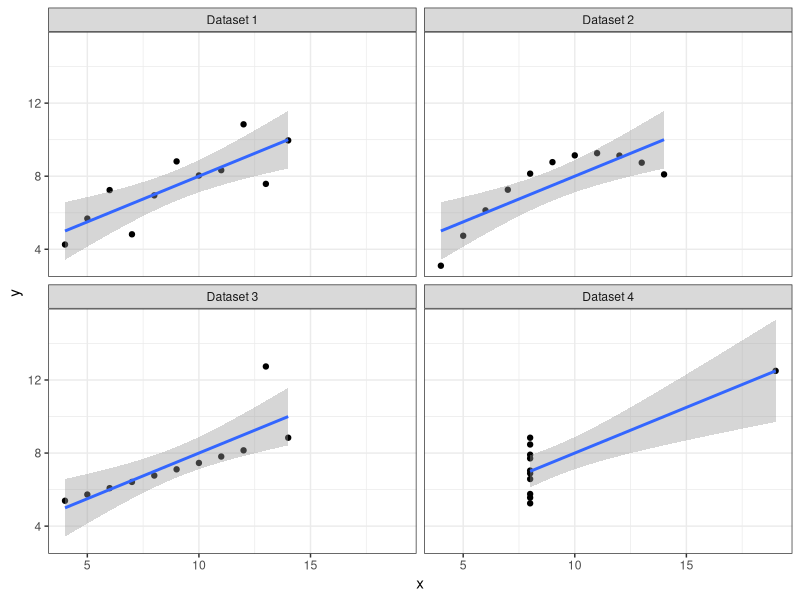
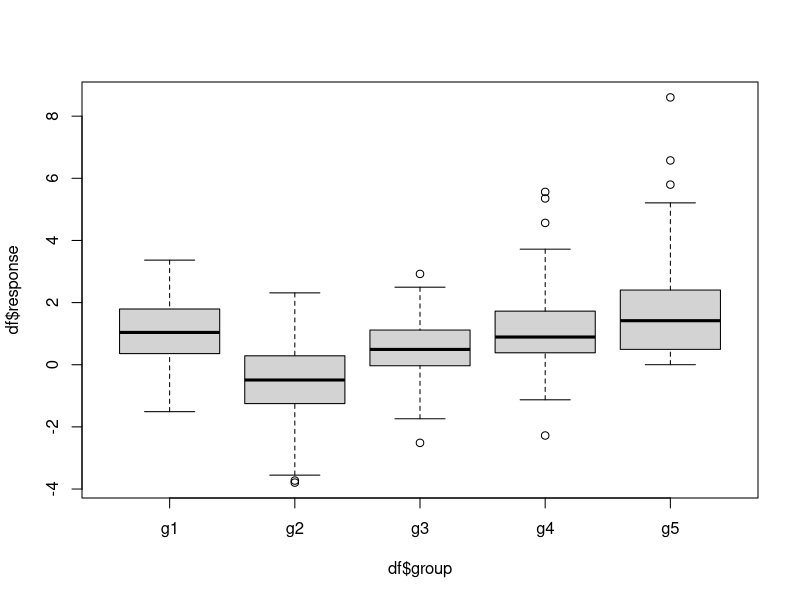
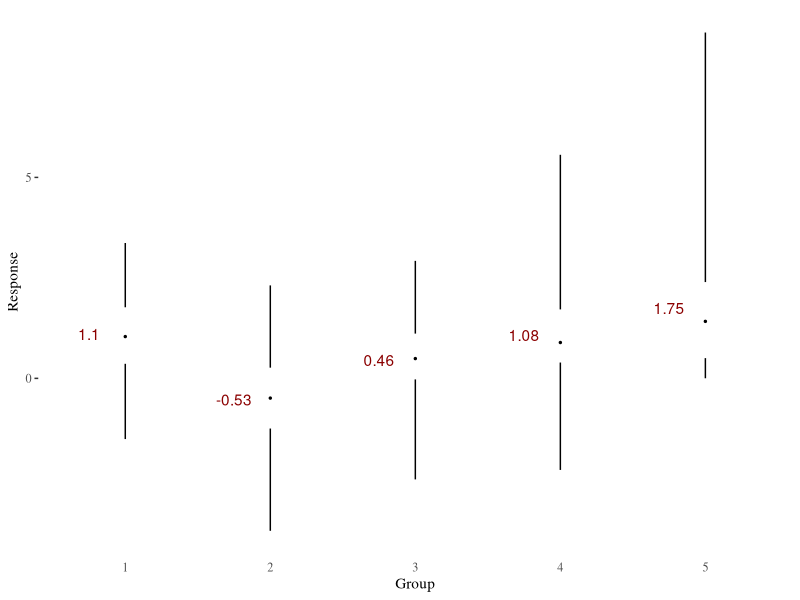

Recreate these plots in R, in order.
## ---- chunk 1
#| class-output: outputcode
#| eval: true
#| include: false
library(tidyverse)
library(ggthemes)
## ---- chunk 2
#| eval: true
#| echo: false
#| warning: false
#| class-output: outputcode
df <- tibble(
    group = factor(rep(1:4, each = 11)),
    x = c(anscombe$x1, anscombe$x2, anscombe$x3, anscombe$x4),
    y = c(anscombe$y1, anscombe$y2, anscombe$y3, anscombe$y4)
)

ggplot(df, aes(x = x, y = y)) +
    geom_point() +
    geom_smooth(method = 'lm') + 
    facet_wrap(vars(group), labeller = labeller(
        group = ~ paste("Dataset", .x)
    )) +
    theme_bw()

## ---- chunk 3
#| eval: true
#| echo: false
#| warning: false
#| class-output: outputcode
A <- list(
    list(
        group = "g1",
        response = rnorm(100, 1.2, 1)
    ),
    list(
        group = "g2",
        response = rnorm(100, -.5, 1.2)
    ),
    list(
        group = "g3",
        response = rnorm(100, 0.5, 1)
    ),
    list(
        group = "g4",
        response = rt(100, 5, 1)
    ),
    list(
        group = "g5",
        response = rexp(100, 0.5)
    )
)

df <- tibble(A) |>
    unnest_wider(col = A) |> 
    unnest(col = response)
df_mean <- df |> 
    group_by(group) |> 
    summarise(mean_ = mean(response)) |> 
    mutate(x_pos = c(0.75, 1.75, 2.75, 3.75, 4.75))
## ---- chunk 4
#| eval: true
#| echo: false
#| warning: false
#| class-output: outputcode
boxplot(df$response ~ df$group)
## ---- chunk 5
#| eval: true
#| echo: false
#| warning: false
#| class-output: outputcode
ggplot(df, aes(x = group, y = response)) + 
    geom_tufteboxplot() +
    geom_text(
        data = df_mean, 
        mapping = aes(x = x_pos, y = mean_, label = round(mean_, 2)),
        color = "darkred", na.rm = TRUE
    ) +
    scale_x_discrete(
        labels=c("g1" = "1", "g2" = "2", "g3" = "3", "g4" = "4", "g5" = "5")
    ) + 
    xlab('Group') +
    ylab('Response') +
    theme_tufte() +
    theme(
        axis.ticks.x = element_blank()
    )
